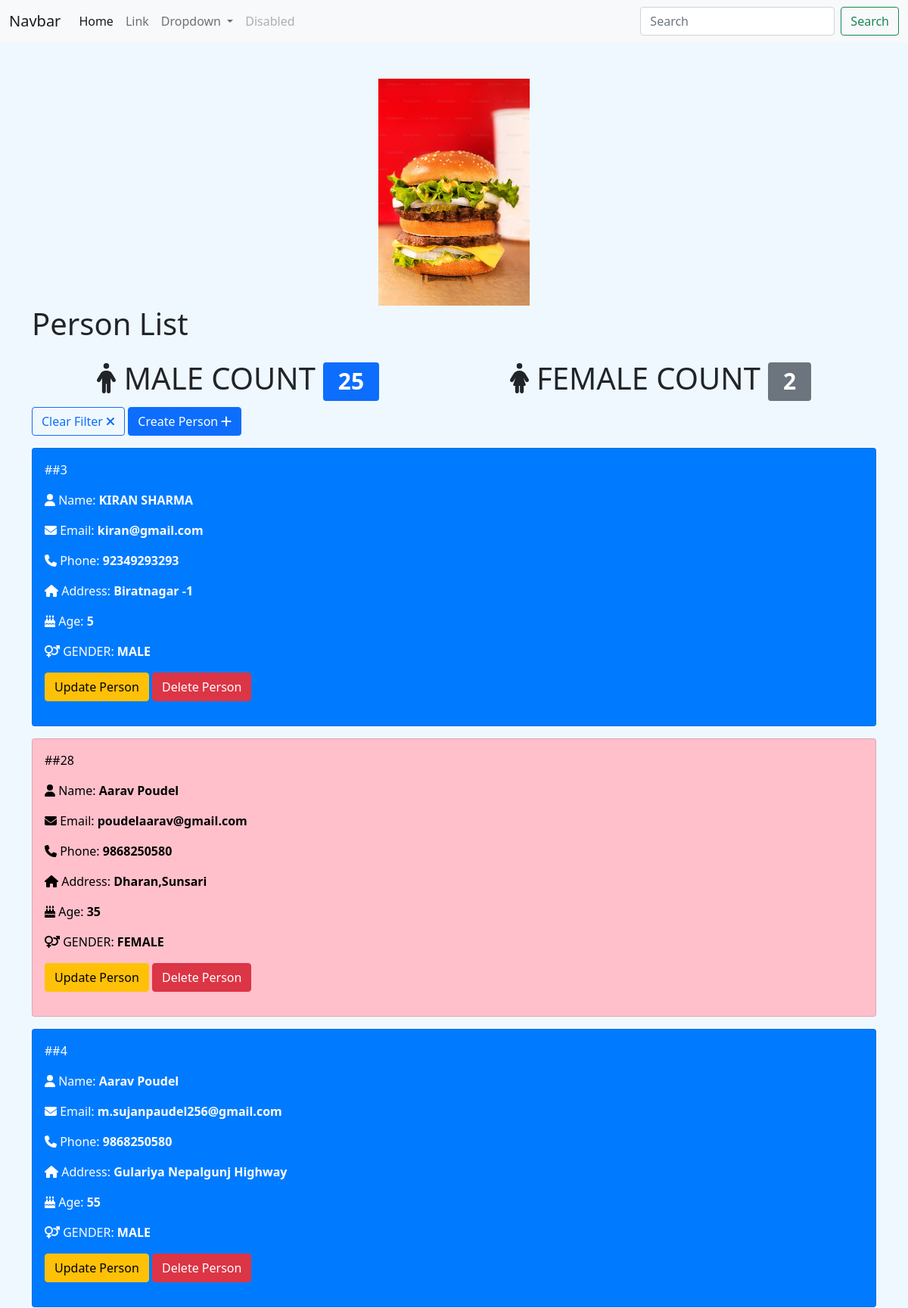
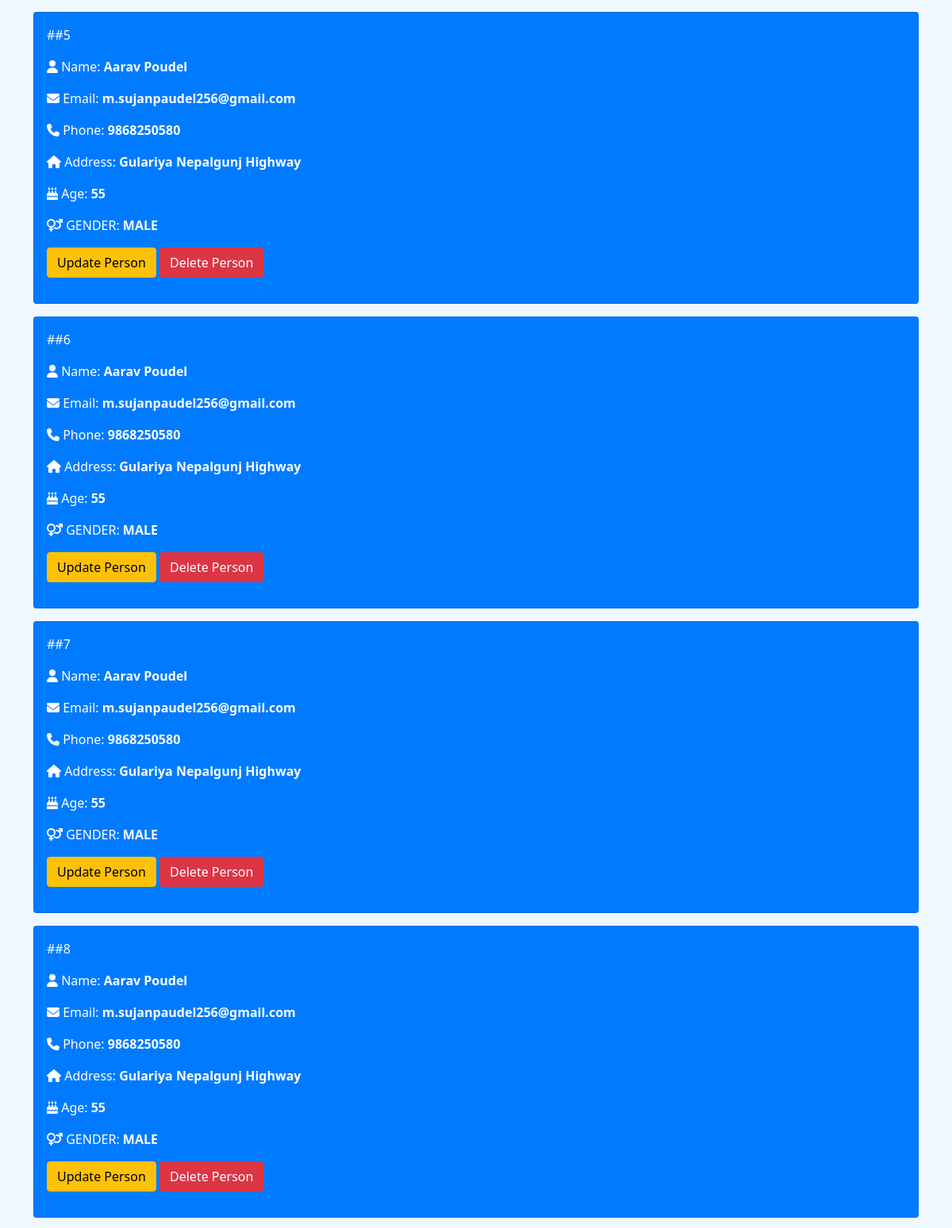
/person_list/ (upper part), run on the app's committed database (2 pictures, top to bottom).
### myapp/models.py (models this page shows, shortened)
class Person(models.Model):
    GENDER_CHOICES = (
        ('MALE','Male🤦‍♂️🤦‍♂️'),
        ('FEMALE','Female🤦‍♀️🤦‍♀️'),
    )
    name = models.CharField(max_length=255,blank=False,null=True)
    email = models.EmailField()
    phone = models.CharField(max_length=15,null=True,blank=True)
    address = models.TextField(null=True,blank=True)
    age = models.PositiveIntegerField(default=5)
    gender = models.CharField(max_length=20,choices=GENDER_CHOICES,null=True)

### myapp/views.py (the view)
# urls.py: path("person_list/",person_list,name="person_list"),
def person_list(request):
    print(request.GET)
    query = request.GET.get('query')
    if query and query != '':
        persons = Person.objects.filter(Q(name__icontains=query) | Q(phone = query))
    else:
        persons = Person.objects.all().order_by('age')
    male_count = persons.filter(gender="MALE").count()
    female_count = persons.filter(gender="FEMALE").count()
    context = {
        'male_count':male_count,
        'female_count':female_count,
        'persons':persons
    }
    return render(request,'person_list_bs.html',context)

### templates/person_list_bs.html (shortened to what this page needs)
{% extends 'base.html' %}
{% load static %}
{% block content %}
    <div class="container mt-5">
        <div class="d-flex flex-row justify-content-center">
            <img src="{% static 'images/burger.png' %}" alt="Burger" srcset="" height="300px" width="auto">
        </div>
        <h1 class="mb-4">Person List</h1>
        <div class="d-flex flex-column flex-md-row justify-content-around">
            <h1><i class="fa-solid fa-person"></i> MALE COUNT <span class="badge bg-primary">{{male_count}}</span></h1>
            <h1> <i class="fa-solid fa-person-dress"></i> FEMALE COUNT <span class="badge bg-secondary">{{female_count}}</span></h1>
        </div>
        <a href="{% url 'person_list' %}" class="btn btn-outline-primary mb-3">Clear Filter <i class="fa-solid fa-xmark"></i></a>
        <a href="{% url 'create_person' %}" class="btn btn-primary mb-3">Create Person <i class="fa-solid fa-plus"></i></a>
        {% for person in persons %}
                {% if person.gender == "MALE" %}
                <div class="card mb-3" style="background-color: #007bff; color: white;">
                    <div class="card-body">
                        <p>##{{person.id}}</p>
                        <p><i class="fas fa-user"></i> Name: <strong>{{ person.name }}</strong></p>
                        <p><i class="fas fa-envelope"></i> Email: <strong>{{ person.email }}</strong></p>
                        <p><i class="fas fa-phone"></i> Phone: <strong>{{ person.phone }}</strong></p>
                        <p><i class="fas fa-home"></i> Address: <strong>{{ person.address }}</strong></p>
                        <p><i class="fas fa-birthday-cake"></i> Age: <strong>{{ person.age }}</strong></p>
                        <p><i class="fas fa-venus-mars"></i> GENDER: <strong>{{ person.gender }}</strong></p>
                        <a href="{% url 'update_person' person.id %}" class="btn btn-warning mb-3">Update Person</a>
                        <a href="{% url 'delete_person' person.id %}" class="btn btn-danger mb-3">Delete Person</a>
                    </div>
                </div>
                {% else %}
                <div class="card mb-3" style="background-color: #ffc0cb; color: black;">
                    <div class="card-body">
                        <p>##{{person.id}}</p>
                        <p><i class="fas fa-user"></i> Name: <strong>{{ person.name }}</strong></p>
                        <p><i class="fas fa-envelope"></i> Email: <strong>{{ person.email }}</strong></p>
                        <p><i class="fas fa-phone"></i> Phone: <strong>{{ person.phone }}</strong></p>
                        <p><i class="fas fa-home"></i> Address: <strong>{{ person.address }}</strong></p>
                        <p><i class="fas fa-birthday-cake"></i> Age: <strong>{{ person.age }}</strong></p>
                        <p><i class="fas fa-venus-mars"></i> GENDER: <strong>{{ person.gender }}</strong></p>
                        <a href="{% url 'update_person' person.id %}" class="btn btn-warning mb-3">Update Person</a>
                        <a href="{% url 'delete_person' person.id %}" class="btn btn-danger mb-3">Delete Person</a>
                    </div>
                </div>
                {% endif %}
        {% endfor %}
    </div>
{% endblock %}

### templates/base.html (shortened to what this page needs)
{% load static %}
<!doctype html>
<html lang="en">
  <head>
    <link href="https://cdn.jsdelivr.net/npm/bootstrap@5.1.3/dist/css/bootstrap.min.css" rel="stylesheet">
    <link rel="stylesheet" href="{% static 'css/style.css' %}">
    <link rel="stylesheet" href="https://cdnjs.cloudflare.com/ajax/libs/font-awesome/6.5.2/css/all.min.css" />
  </head>
  <body>
    <nav class="navbar navbar-expand-lg navbar-light bg-light">
        <div class="container-fluid">
          <a class="navbar-brand" href="#">Navbar</a>
          <div class="collapse navbar-collapse" id="navbarSupportedContent">
            <ul class="navbar-nav me-auto mb-2 mb-lg-0">
              <li class="nav-item">
                <a class="nav-link active" aria-current="page" href="#">Home</a>
              </li>
              <li class="nav-item">
                <a class="nav-link" href="#">Link</a>
              </li>
              <li class="nav-item dropdown">
                <a class="nav-link dropdown-toggle" href="#" id="navbarDropdown" role="button" data-bs-toggle="dropdown" aria-expanded="false">
                  Dropdown
                </a>
              </li>
              <li class="nav-item">
                <a class="nav-link disabled">Disabled</a>
              </li>
            </ul>
            <form class="d-flex">
              <input name="query" class="form-control me-2" type="search" placeholder="Search" aria-label="Search">
              <button class="btn btn-outline-success" type="submit">Search</button>
            </form>
          </div>
        </div>
    </nav>
    {% block content %}
    {% endblock %}
  </body>
</html>

### static/css/style.css (style rules this page uses)
body { background-color:aliceblue; }

### data on the page
Person: id "3", name "KIRAN SHARMA", email "kiran@gmail.com", phone "92349293293", address "Biratnagar -1", age "5", gender "MALE"
Person: id "28", name "Aarav Poudel", email "poudelaarav@gmail.com", phone "9868250580", address "Dharan,Sunsari", age "35", gender "FEMALE"
Person: id "4", name "Aarav Poudel", email "m.sujanpaudel256@gmail.com", phone "9868250580", address "Gulariya Nepalgunj Highway", age "55", gender "MALE"
Person: id "5", name "Aarav Poudel", email "m.sujanpaudel256@gmail.com", phone "9868250580", address "Gulariya Nepalgunj Highway", age "55", gender "MALE"
Person: id "6", name "Aarav Poudel", email "m.sujanpaudel256@gmail.com", phone "9868250580", address "Gulariya Nepalgunj Highway", age "55", gender "MALE"
Person: id "7", name "Aarav Poudel", email "m.sujanpaudel256@gmail.com", phone "9868250580", address "Gulariya Nepalgunj Highway", age "55", gender "MALE"
Person: id "8", name "Aarav Poudel", email "m.sujanpaudel256@gmail.com", phone "9868250580", address "Gulariya Nepalgunj Highway", age "55", gender "MALE"

### other printed values
{{ male_count }} "25"
{{ female_count }} "2"
